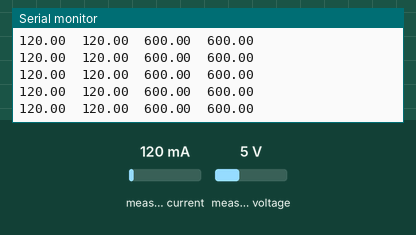
This program was run on a simulated ESP32-S3. Shown: the last lines printed to the serial monitor. Inputs (shaded band) come from the test bench; at power-on: measured current 120 mA, measured voltage 5 V.

Above: at 4.2 s.
4.3 s: measured current set to 40 mA
At 4.34 s:
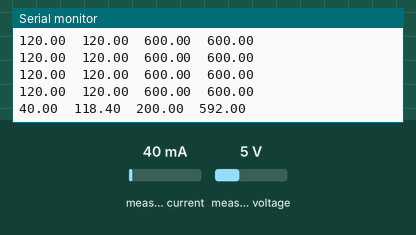
5.8 s: measured voltage set to 0.3 V
At 5.82 s:
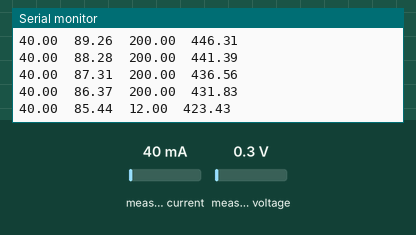
7.3 s: measured current set to 500 mA
At 7.31 s:
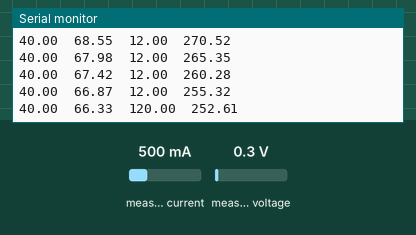
Timing chart, 0 to 10.3 s (numbered marks = the images above; inputs shaded):
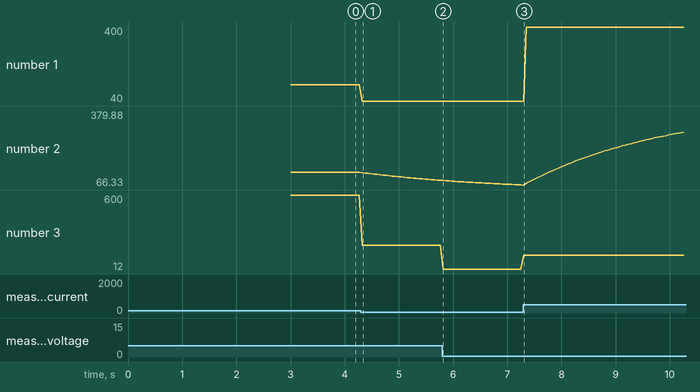

Measured:
- after the input at 4.3 s, the serial monitor: prints a new line at once (image 1)
- after the input at 5.8 s, the serial monitor: prints a new line at once (image 2)
- plotted number 1: 120 → 40 after the input at 4.3 s
- plotted number 2: 120 → 86.37 after the input at 4.3 s
- plotted number 3: 600 → 200 after the input at 4.3 s, 200 → 12 after the input at 5.8 s

The program:

main.cpp
```cpp
#include <Arduino.h>
#include <Wire.h>
#include <Adafruit_INA219.h>
#include "config.h"

Adafruit_INA219 ina219;

// Global variables for the moving averages
float avg_power_mW = 0.0f;
float avg_current_mA = 0.0f;
bool first_reading = true;

void setup(void) {
  Serial.begin(115200);

  // Prevent BSP from crying
  delay(3000);

  Wire.begin(I2C_SDA_PIN, I2C_SCL_PIN);

  if (!ina219.begin()) {
    Serial.println("Failed to find INA219 chip. Check wiring!");
    while (1) { delay(10); }
  }

  // High precision measurements enabled as my battery has < 16V and ESP32 consumes < 400mA
  ina219.setCalibration_16V_400mA();

  // Stampiamo un Header. Better Serial Plotter lo leggerà per dare un nome automatico ai grafici!
  Serial.println("Current_mA\tPower_mW");
}

void loop(void) {
  float current_mA = ina219.getCurrent_mA();
  float power_mW = ina219.getPower_mW();

  // Initialize the averages on the first loop
  if (first_reading) {
    avg_power_mW = power_mW;
    avg_current_mA = current_mA;
    first_reading = false;
  } else {
    /* Exponential Moving Average Formula:
      - 0.02 is the "smoothing factor". A smaller number means a smoother, slower-reacting line.
      - 0.98 is (1.0 - smoothing factor). */
    avg_power_mW = (0.02 * power_mW) + (0.98 * avg_power_mW);
    avg_current_mA = (0.02 * current_mA) + (0.98 * avg_current_mA);
  }

  // Print all values separated by tabs for BSP
  Serial.print(current_mA);
  Serial.print("\t");
  Serial.print(avg_current_mA);
  Serial.print("\t");
  Serial.print(power_mW);
  Serial.print("\t");
  Serial.println(avg_power_mW);

  // 50ms of delay means 20Hz measurements.
  delay(50);
}
```

config.h
```cpp
#ifndef CONFIG_H
#define CONFIG_H

#define I2C_SDA_PIN 4
#define I2C_SCL_PIN 5

#endif // CONFIG_H
```
